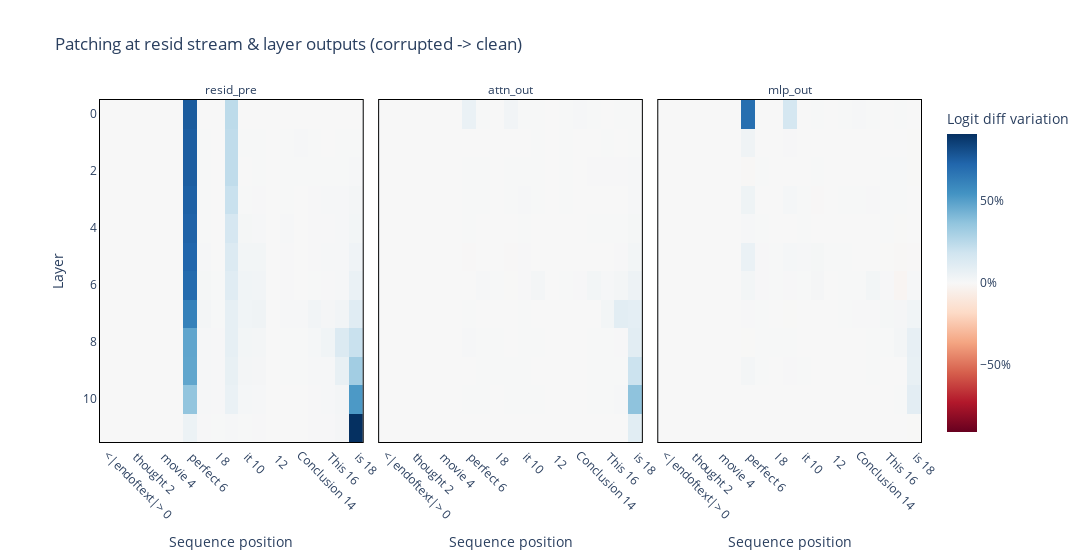

Notebook code for this chart:
### Code cell
assert results.keys() == {"resid_pre", "attn_out", "mlp_out"}
labels = [f"{tok} {i}" for i, tok in enumerate(model.to_str_tokens(clean_tokens[0]))]
imshow_p(
    torch.stack([r.T for r in results.values()]) * 100, # we transpose so layer is on the y-axis
    facet_col=0,
    facet_labels=["resid_pre", "attn_out", "mlp_out"],
    title="Patching at resid stream & layer outputs (corrupted -> clean)",
    labels={"x": "Sequence position", "y": "Layer", "color": "Logit diff variation"},
    x=labels,
    xaxis_tickangle=45,
    coloraxis=dict(colorbar_ticksuffix = "%"),
    border=True,
    width=1300,
    margin={"r": 100, "l": 100}
)

### Figure 1 — Plotly figure (JSON) as saved in the notebook; plotly's stock layout.template omitted (floating-point values rounded to 4 significant figures; data arrays with more than 128 entries replaced by an {"elided": "..."} marker saying what was removed)
{"data": [{"coloraxis": "coloraxis", "hovertemplate": "Sequence position: %{x}<br>Layer: %{y}<br>Logit diff variation: %{z}<extra></extra>", "name": "0", "type": "heatmap", "x": ["<|endoftext|> 0", "I 1", " thought 2", " this 3", " movie 4", " was 5", " perfect 6", ", 7", " I 8", " loved 9", " it 10", ". 11", "  12", "\n 13", "Conclusion 14", ": 15", " This 16", " movie 17", " is 18"], "xaxis": "x", "yaxis": "y", "z": {"elided": "12x19 float values"}}, {"coloraxis": "coloraxis", "hovertemplate": "Sequence position: %{x}<br>Layer: %{y}<br>Logit diff variation: %{z}<extra></extra>", "name": "1", "type": "heatmap", "x": ["<|endoftext|> 0", "I 1", " thought 2", " this 3", " movie 4", " was 5", " perfect 6", ", 7", " I 8", " loved 9", " it 10", ". 11", "  12", "\n 13", "Conclusion 14", ": 15", " This 16", " movie 17", " is 18"], "xaxis": "x2", "yaxis": "y2", "z": {"elided": "12x19 float values"}}, {"coloraxis": "coloraxis", "hovertemplate": "Sequence position: %{x}<br>Layer: %{y}<br>Logit diff variation: %{z}<extra></extra>", "name": "2", "type": "heatmap", "x": ["<|endoftext|> 0", "I 1", " thought 2", " this 3", " movie 4", " was 5", " perfect 6", ", 7", " I 8", " loved 9", " it 10", ". 11", "  12", "\n 13", "Conclusion 14", ": 15", " This 16", " movie 17", " is 18"], "xaxis": "x3", "yaxis": "y3", "z": {"elided": "12x19 float values"}}], "layout": {"annotations": [{"font": {}, "showarrow": false, "text": "resid_pre", "x": 0.16, "xanchor": "center", "xref": "paper", "y": 1, "yanchor": "bottom", "yref": "paper"}, {"font": {}, "showarrow": false, "text": "attn_out", "x": 0.5, "xanchor": "center", "xref": "paper", "y": 1, "yanchor": "bottom", "yref": "paper"}, {"font": {}, "showarrow": false, "text": "mlp_out", "x": 0.84, "xanchor": "center", "xref": "paper", "y": 1, "yanchor": "bottom", "yref": "paper"}], "coloraxis": {"cmid": 0, "colorbar": {"ticksuffix": "%", "title": {"text": "Logit diff variation"}}, "colorscale": [[0, "rgb(103,0,31)"], [0.1, "rgb(178,24,43)"], [0.2, "rgb(214,96,77)"], [0.3, "rgb(244,165,130)"], [0.4, "rgb(253,219,199)"], [0.5, "rgb(247,247,247)"], [0.6, "rgb(209,229,240)"], [0.7, "rgb(146,197,222)"], [0.8, "rgb(67,147,195)"], [0.9, "rgb(33,102,172)"], [1, "rgb(5,48,97)"]]}, "margin": {"l": 100, "r": 100}, "title": {"text": "Patching at resid stream & layer outputs (corrupted -> clean)"}, "width": 1300, "xaxis": {"anchor": "y", "constrain": "domain", "domain": [0, 0.32], "linecolor": "black", "linewidth": 1, "mirror": true, "scaleanchor": "y", "showline": true, "tickangle": 45, "title": {"text": "Sequence position"}}, "xaxis2": {"anchor": "y2", "domain": [0.34, 0.66], "linecolor": "black", "linewidth": 1, "matches": "x", "mirror": true, "showline": true, "tickangle": 45, "title": {"text": "Sequence position"}}, "xaxis3": {"anchor": "y3", "domain": [0.68, 1.0], "linecolor": "black", "linewidth": 1, "matches": "x", "mirror": true, "showline": true, "tickangle": 45, "title": {"text": "Sequence position"}}, "yaxis": {"anchor": "x", "autorange": "reversed", "constrain": "domain", "domain": [0, 1], "linecolor": "black", "linewidth": 1, "mirror": true, "showline": true, "title": {"text": "Layer"}}, "yaxis2": {"anchor": "x2", "domain": [0, 1], "linecolor": "black", "linewidth": 1, "matches": "y", "mirror": true, "showline": true, "showticklabels": false}, "yaxis3": {"anchor": "x3", "domain": [0, 1], "linecolor": "black", "linewidth": 1, "matches": "y", "mirror": true, "showline": true, "showticklabels": false}}}
